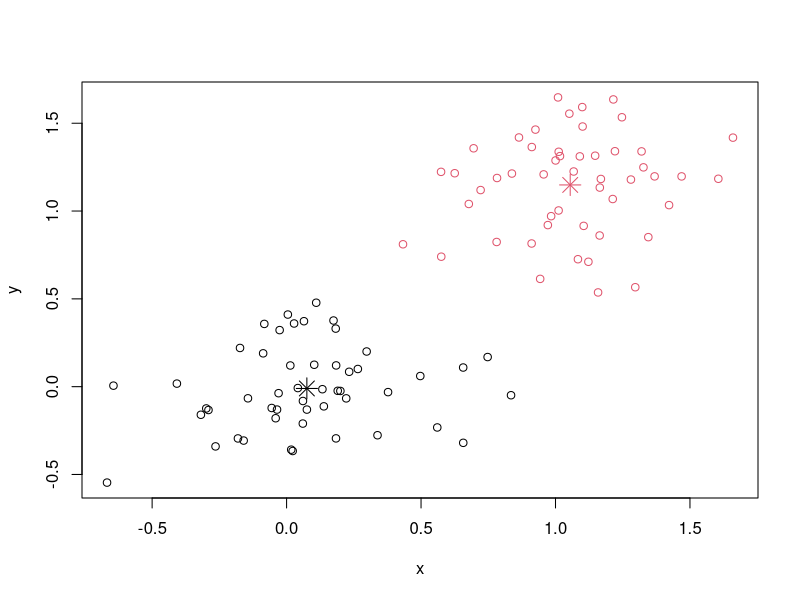
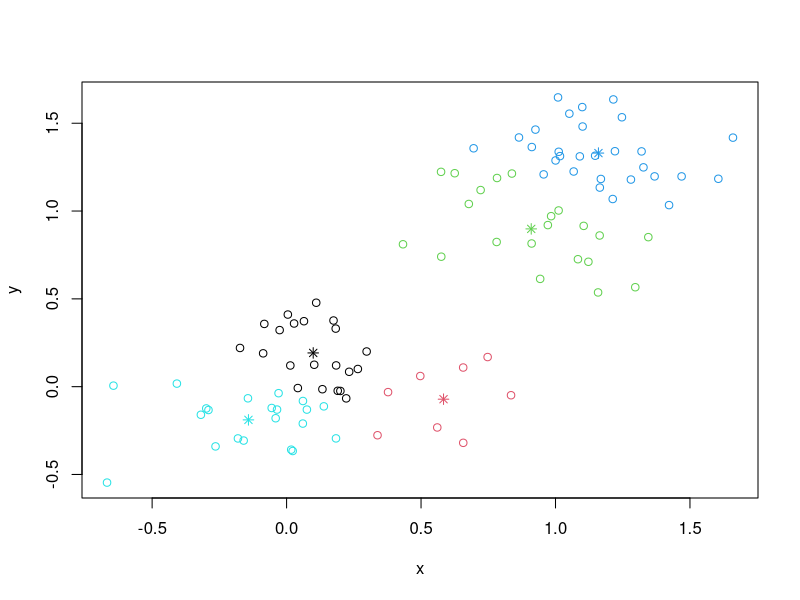

These figures' R source, in order:
require(graphics)

# a 2-dimensional example
x <- rbind(matrix(rnorm(100, sd = 0.3), ncol = 2),
           matrix(rnorm(100, mean = 1, sd = 0.3), ncol = 2))
colnames(x) <- c("x", "y")
(cl <- kmeans(x, 2))
plot(x, col = cl$cluster)
points(cl$centers, col = 1:2, pch = 8, cex = 2)

# sum of squares
ss <- function(x) sum(scale(x, scale = FALSE)^2)

## cluster centers "fitted" to each obs.:
fitted.x <- fitted(cl);  head(fitted.x)
resid.x <- x - fitted(cl)

## Equalities : ----------------------------------
cbind(cl[c("betweenss", "tot.withinss", "totss")], # the same two columns
         c(ss(fitted.x), ss(resid.x),    ss(x)))
stopifnot(all.equal(cl$ totss,        ss(x)),
	  all.equal(cl$ tot.withinss, ss(resid.x)),
	  ## these three are the same:
	  all.equal(cl$ betweenss,    ss(fitted.x)),
	  all.equal(cl$ betweenss, cl$totss - cl$tot.withinss),
	  ## and hence also
	  all.equal(ss(x), ss(fitted.x) + ss(resid.x))
	  )

kmeans(x,1)$withinss # trivial one-cluster, (its W.SS == ss(x))

## random starts do help here with too many clusters
## (and are often recommended anyway!):
(cl <- kmeans(x, 5, nstart = 25))
plot(x, col = cl$cluster)
points(cl$centers, col = 1:5, pch = 8)